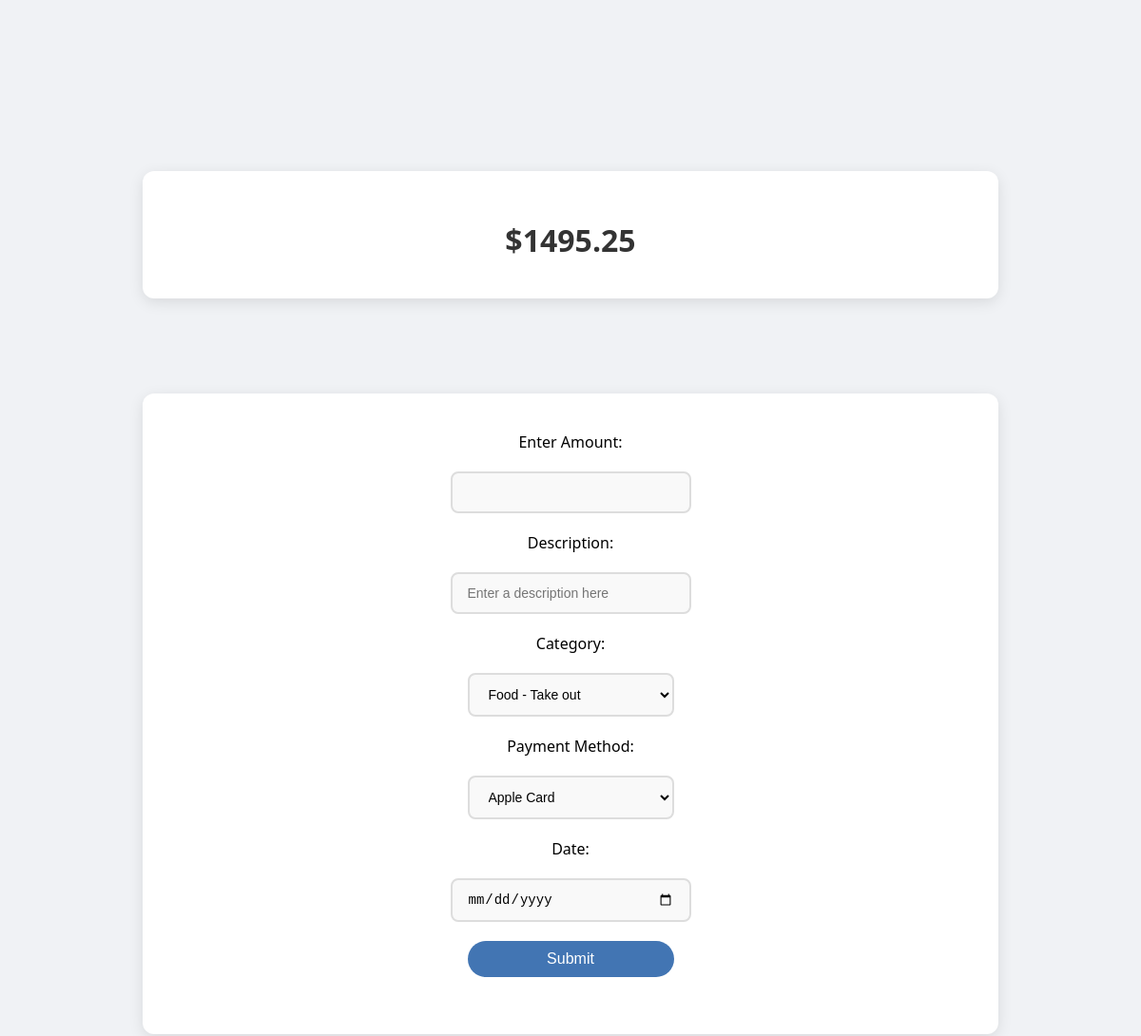
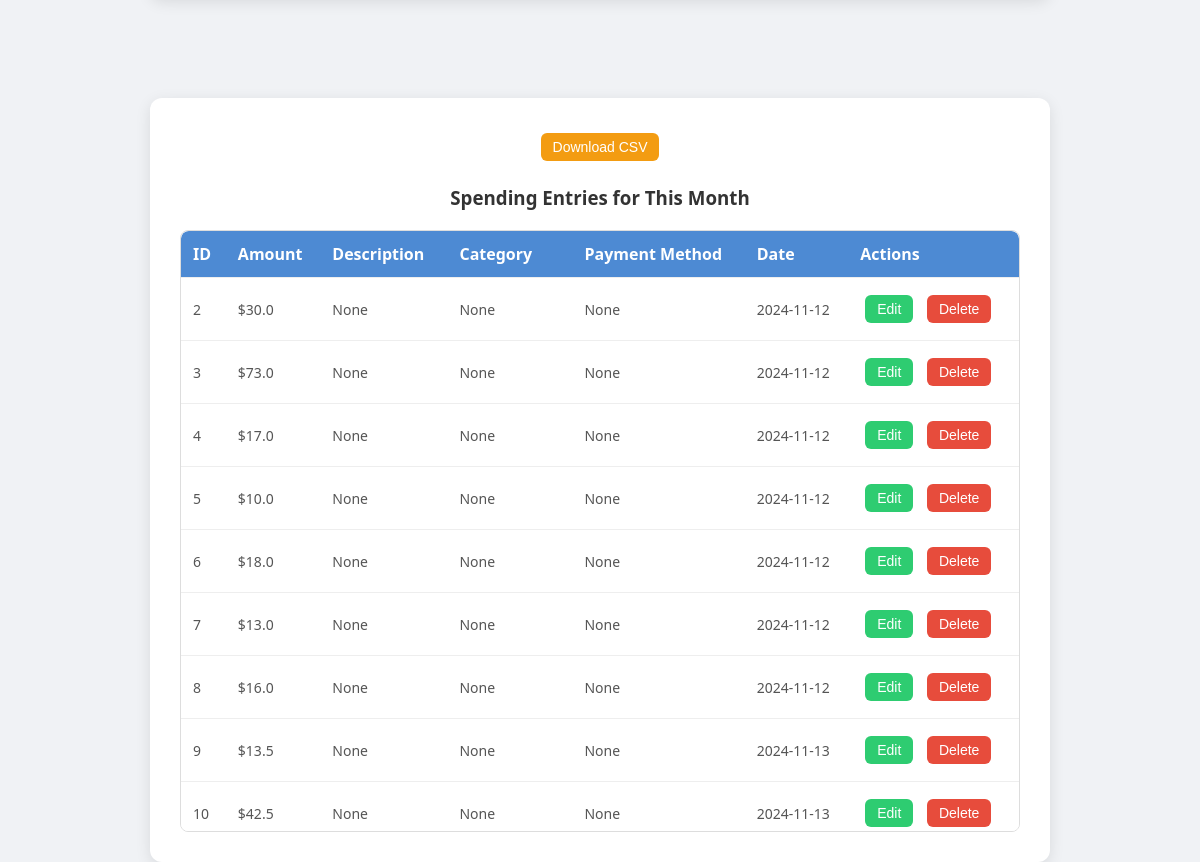
Page /budget on the committed database (2 pictures, top to bottom).
### app.py (models this page shows)
class Spending(db.Model):
    id = db.Column(db.Integer, primary_key=True, autoincrement=True)
    amount = db.Column(db.Float, nullable=False)
    description = db.Column(db.String(255), nullable=True)
    category = db.Column(db.String(255), nullable=True)
    payment_method = db.Column(db.String(50), nullable=True)
    date = db.Column(db.DateTime, default=lambda: datetime.now(ZoneInfo("America/New_York")))

### app.py (the view)
@app.route('/budget', methods=['GET'])
def track_spending_page():
    current_month = datetime.utcnow().month
    current_year = datetime.utcnow().year
    total_spending = db.session.query(db.func.sum(Spending.amount)).filter(
        db.extract('month', Spending.date) == current_month,
        db.extract('year', Spending.date) == current_year
    ).scalar() or 0  # Default to 0 if no data
    spending_entries = Spending.query.filter(
        db.extract('month', Spending.date) == current_month,
        db.extract('year', Spending.date) == current_year
    ).all()
    return render_template('budget.html', total_spending=total_spending, spending_entries=spending_entries)

### templates/budget.html (shortened to what this page needs)
<!DOCTYPE html>
<html lang="en">
<head>
    <link rel="stylesheet" href="{{ url_for('static', filename='styles.css') }}">
</head>
<body>
    <div class="container">
        <h1>${{ total_spending }}</h1>
    </div>
    <div class="container">
        <form id="addSpendingForm" class="form-container">
            <label for="amount">Enter Amount:</label>
            <input type="number" id="amount" name="amount" step="0.01" required>
            <label for="description">Description:</label>
            <input type="text" id="description" name="description" placeholder="Enter a description here" required>
            <label for="category">Category:</label>
            <select id="category" name="category">
                <option value="food_take_out">Food - Take out</option>
            </select>
            <label for="payment_method">Payment Method:</label>
            <select id="payment_method" name="payment_method">
                <option value="apple_card">Apple Card</option>
            </select>
            <label for="date">Date:</label>
            <input type="date" id="date" name="date" required>
            <button type="submit" id="submitButton">Submit</button>
        </form>
    </div>
    <div class="container">
        <button class="download-button" onclick="window.location.href='/download_csv'">Download CSV</button>
        <h3>Spending Entries for This Month</h3>
        <div class="table-container">
            <table id="spendingTable">
                <thead>
                    <tr>
                        <th>ID</th>
                        <th>Amount</th>
                        <th>Description</th>
                        <th>Category</th>
                        <th>Payment Method</th>
                        <th>Date</th>
                        <th>Actions</th>
                    </tr>
                </thead>
                <tbody>
                    {% for entry in spending_entries %}
                        <tr data-id="{{ entry.id }}">
                            <td>{{ entry.id }}</td>
                            <td>${{ entry.amount }}</td>
                            <td>{{ entry.description }}</td>
                            <td>{{ entry.category }}</td>
                            <td>{{ entry.payment_method }}</td>
                            <td>{{ entry.date.strftime('%Y-%m-%d') }}</td>
                            <td>
                                <button class="edit-button" onclick="editEntry({{ entry.id }})">Edit</button>
                                <button class="delete-button" onclick="confirmDelete({{ entry.id }})">Delete</button>
                            </td>
                        </tr>
                    {% endfor %}
                </tbody>
            </table>
        </div>
    </div>

### static/styles.css (style rules this page uses)
body { font-family: 'Segoe UI', Tahoma, Geneva, Verdana, sans-serif; margin: 0; padding: 0; display: flex; flex-direction: column; justify-content: flex-start; align-items: center; height: 100vh; background-color: #f0f2f5; overflow-x: hidden; padding-top: 80px; transition: all 0.3s ease-in-out; }
.container { width: 100%; max-width: 900px; text-align: center; padding: 30px; box-sizing: border-box; margin-top: 100px; background-color: #ffffff; border-radius: 12px; box-shadow: 0 4px 15px rgba(0, 0, 0, 0.1); transition: all 0.3s ease-in-out; }
.form-container { display: flex; flex-direction: column; align-items: center; width: 100%; max-width: fit-content; margin: 0 auto; margin-bottom: 20px; }
.form-container label, .form-container input, .form-container select, .form-container button { width: 100%; margin: 10px 0; }
h1, h2, h3 { color: #333; font-weight: 600; margin-bottom: 10px; }
input, select { margin-bottom: 15px; padding: 12px 16px; width: 100%; max-width: 350px; border: 2px solid #ddd; border-radius: 8px; font-size: 14px; outline: none; background-color: #f9f9f9; transition: border-color 0.3s ease-in-out; }
button { padding: 10px 20px; font-size: 16px; color: white; background-color: #4275b3; border: none; border-radius: 50px; cursor: pointer; margin-top: 15px; transition: background-color 0.3s ease-in-out, transform 0.3s ease; }
.table-container { max-height: 600px; overflow-y: auto; margin-top: 20px; border: 1px solid #ddd; border-radius: 8px; }
table { width: 100%; border-collapse: collapse; margin: 0; background-color: #fff; border-radius: 8px; overflow: hidden; }
th { background-color: #4d8ad3; color: white; padding: 12px; font-weight: 600; text-align: left; position: sticky; top: 0; z-index: 1; box-shadow: 0 2px 5px rgba(0, 0, 0, 0.1); }
td { padding: 12px; border-top: 1px solid #eee; text-align: left; font-size: 14px; color: #555; }
.delete-button, .edit-button, .download-button { padding: 6px 12px; font-size: 14px; border-radius: 6px; cursor: pointer; border: none; margin: 5px; transition: background-color 0.3s ease-in-out; }
.delete-button { background-color: #e74c3c; color: white; }
.edit-button { background-color: #2ecc71; color: white; }
.download-button { background-color: #f39c12; color: white; }

### rows in the picture
Spending: id "2", amount "30.0", description "None", category "None", payment_method "None", date "2024-11-12"
Spending: id "3", amount "73.0", description "None", category "None", payment_method "None", date "2024-11-12"
Spending: id "4", amount "17.0", description "None", category "None", payment_method "None", date "2024-11-12"
Spending: id "5", amount "10.0", description "None", category "None", payment_method "None", date "2024-11-12"
Spending: id "6", amount "18.0", description "None", category "None", payment_method "None", date "2024-11-12"
Spending: id "7", amount "13.0", description "None", category "None", payment_method "None", date "2024-11-12"
Spending: id "8", amount "16.0", description "None", category "None", payment_method "None", date "2024-11-12"
Spending: id "9", amount "13.5", description "None", category "None", payment_method "None", date "2024-11-13"
Spending: id "10", amount "42.5", description "None", category "None", payment_method "None", date "2024-11-13"

### other values in the picture
{{ total_spending }} "1495.25"
